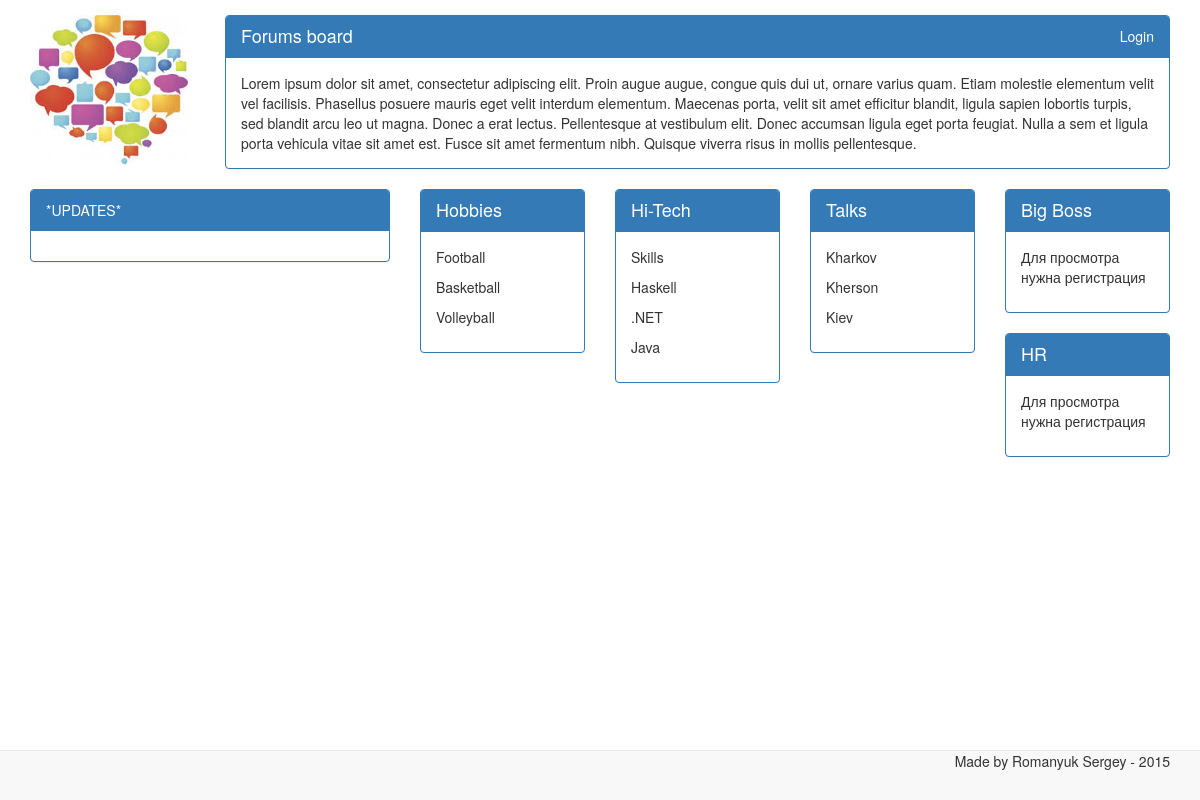
The page / on the database its author committed.
### ITFORUM/models.py (models this page shows, shortened)
class Category(models.Model):
    class Meta:
        db_table = 'category'
        verbose_name = 'Thread category'
        verbose_name_plural = 'Thread categories'
    category_title = models.CharField(max_length=250, verbose_name='Title', blank=False, unique=True)
    parent_category = models.ForeignKey("self", blank=True, null=True)

### ITFORUM/views.py (the view)
# urls.py: url(r'^$', 'start_page', name="home"),
def start_page(request):
    args = dict()
    args['Hobbies'] = Category.objects.get(category_title="Hobbies")
    args['HiTech'] = Category.objects.get(category_title="Hi-Tech")
    args['Talks'] = Category.objects.get(category_title="Talks")
    args['BigBoss'] = Category.objects.get(category_title="Big Boss")
    args['HR'] = Category.objects.get(category_title="HR")
    if request.user.is_authenticated():
        args['BigBoss_categories'] = Category.objects.filter(parent_category__category_title="Big Boss")
        args['HR_categories'] = Category.objects.filter(parent_category__category_title="HR")
    args['Hobbies_categories'] = Category.objects.filter(parent_category__category_title="Hobbies")
    args['HiTech_categories'] = Category.objects.filter(parent_category__category_title="Hi-Tech")
    args['Talks_categories'] = Category.objects.filter(parent_category__category_title="Talks")
    return render_to_response("StartPage.html", args, context_instance=RequestContext(request))

### templates/StartPage.html
{% extends 'BasePage.html' %}
{% load staticfiles %}
{% block startPageBlock %}
    <div class="col-lg-4">
        <div class="panel panel-primary">
            <div class="panel-heading">
                *UPDATES*
            </div>
            <div class="panel-body">
            </div>
        </div>
    </div>
    <div class="col-lg-2">
        <div class="panel panel-primary">
            <div class="panel-heading">
                <h4>{{ Hobbies.category_title }}</h4>
            </div>
            <div class="panel-body">
                {% for cat in Hobbies_categories %}
                    <p>{{ cat.category_title }}</p>
                {% endfor %}
            </div>
        </div>
    </div>
    <div class="col-lg-2">
        <div class="panel panel-primary">
            <div class="panel-heading">
                <h4>{{ HiTech.category_title }}</h4>
            </div>
            <div class="panel-body">
                {% for cat in HiTech_categories %}
                    <p>{{ cat.category_title }}</p>
                {% endfor %}
            </div>
        </div>
    </div>
    <div class="col-lg-2">
        <div class="panel panel-primary">
            <div class="panel-heading">
                <h4>{{ Talks.category_title }}</h4>
            </div>
            <div class="panel-body">
                {% for cat in Talks_categories %}
                    <p>{{ cat.category_title }}</p>
                {% endfor %}
            </div>
        </div>
    </div>
    <div class="col-lg-2">
            <div class="panel panel-primary">
                <div class="panel-heading">
                    <h4>{{ BigBoss.category_title }}</h4>
                </div>
                <div class="panel-body">
                    {% if user.is_anonymous %}
                        <p>Для просмотра нужна регистрация</p>
                    {% else %}
                        {% for cat in BigBoss_categories %}
                            <p>{{ cat.category_title }}</p>
                        {% endfor %}
                    {% endif %}
                </div>
            </div>
    </div>
       <div class="col-lg-2">
            <div class="panel panel-primary">
                <div class="panel-heading">
                    <h4>{{ HR.category_title }}</h4>
                </div>
                <div class="panel-body">
                    {% if user.is_anonymous %}
                        <p>Для просмотра нужна регистрация</p>
                    {% else %}
                        {% for cat in HR_categories %}
                            <p>{{ cat.category_title }}</p>
                        {% endfor %}
                    {% endif %}
                </div>
            </div>
    </div>
{% endblock %}

### templates/BasePage.html (shortened to what this page needs)
<!DOCTYPE html>
{% load staticfiles %}
<html lang="ru">
<head>
    <link href="{% static 'css/bootstrap.min.css' %}" rel="stylesheet">
    <link href="{% static 'css/style.css' %}" rel="stylesheet">
</head>
<body>
<div class="container" id="main">
    <div class="row">
        <div class="col-lg-2" >
            <img id="logoImage" src="{% static 'Logo.jpg' %}" alt="Logo.jpg">
        </div>
        <div class="col-lg-10">
            <div class="panel panel-primary">
                <div class="panel-heading">
                    <h4>Forums board</h4>
                    <span class="pull-right" id="loginAdmin">
                        {% if user.is_anonymous %}
                            <a href="{% url 'user_login' %}">Login</a>
                        {% else %}
                            Logged in as {{ user }} (<a href="{% url 'user_logout' %}">logout</a>)
                            |  <a href="{% url 'admin:index' %}">Admin</a>
                        {% endif %}
                    </span>
                </div>
                <div class="panel-body">
                    Lorem ipsum dolor sit amet, consectetur adipiscing elit.
                    Proin augue augue, congue quis dui ut, ornare varius quam.
                    Etiam molestie elementum velit vel facilisis. Phasellus posuere mauris eget velit interdum elementum. Maecenas porta, velit sit amet efficitur blandit, ligula sapien lobortis turpis, sed blandit arcu leo ut magna. Donec a erat lectus. Pellentesque at vestibulum elit. Donec accumsan ligula eget porta feugiat. Nulla a sem et ligula porta vehicula vitae sit amet est. Fusce sit amet fermentum nibh. Quisque viverra risus in mollis pellentesque.
                </div>
            </div>
        </div>
        {% block startPageBlock %}{% endblock %}
    </div>
</div>
<nav class="navbar navbar-default navbar-fixed-bottom">
    <div class="container">
        <p id="bottomText">Made by Romanyuk Sergey - 2015</p>
    </div>
</nav>
</body>
</html>

### static/css/style.css (style rules this page uses)
#bottomText { text-align: right; }
h4 { display:inline; }
#loginAdmin a { color: white; }
#logoImage { height: 150px }
#main { padding-top: 15px; }

### rows shown on the page
Category: category_title "Hobbies"
Category: category_title "Football"
Category: category_title "Basketball"
Category: category_title "Volleyball"
Category: category_title "Hi-Tech"
Category: category_title "Skills"
Category: category_title "Haskell"
Category: category_title ".NET"
Category: category_title "Java"
Category: category_title "Talks"
Category: category_title "Kharkov"
Category: category_title "Kherson"
Category: category_title "Kiev"
Category: category_title "Big Boss"
Category: category_title "HR"
